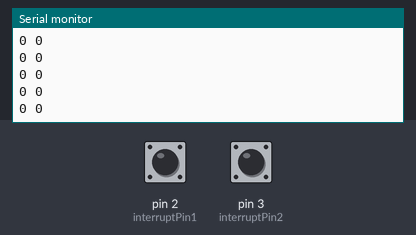
Simulated run of this sketch. Board: Arduino Uno, built with avr-gcc and run on an emulated ATmega328P. Shown: the last lines printed to the serial monitor. The test bench sets the inputs (shaded band); at power-on: pin 2 (interruptPin1) LOW, pin 3 (interruptPin2) LOW.

Above: at 1.2 s.
1.3 s: pin 2 (interruptPin1) pulled HIGH for 0.15 s
At 2.1 s:
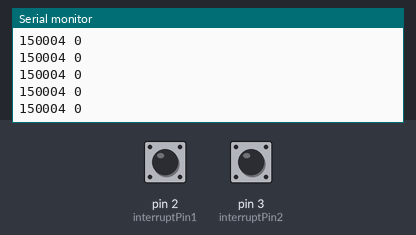
4.4 s: pin 3 (interruptPin2) pulled HIGH for 0.15 s
At 5.3 s:
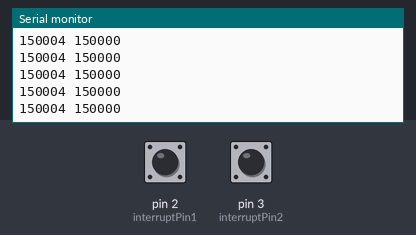
6.0 s: pin 2 (interruptPin1) pulled HIGH for 1 s
8.5 s: pin 3 (interruptPin2) pulled HIGH for 1 s
11.0 s: pin 2 (interruptPin1) pulsed HIGH 2 times (0.12 s each, 0.3 s apart)
At 11.8 s:
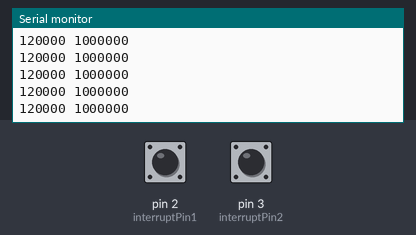
14.6 s: pin 2 (interruptPin1) pulled HIGH for 3.2 s
Timing chart, 0 to 17.6 s (numbered marks = the images above; inputs shaded):
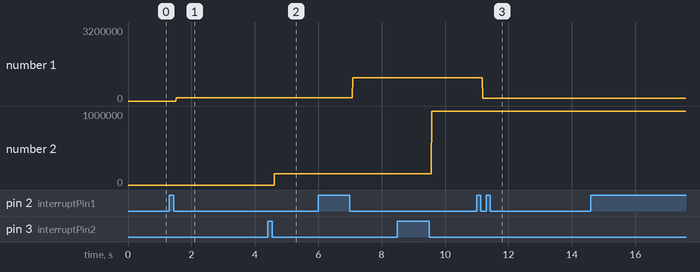

Measured:
- after the input at 1.3 s, the serial monitor: prints a new line after 0.22 s (image 1)
- after the input at 4.4 s, the serial monitor: prints a new line after 0.22 s (image 2)
- after the input at 11.0 s, the serial monitor: prints a new line after 0.19 s (image 3)
- plotted number 1: 0 → 150004 after the input at 1.3 s, 150004 → 1000004 after the input at 6.0 s, 1000004 → 120000 after the input at 11.0 s, 120000 → 3200000 after the input at 14.6 s
- plotted number 2: 0 → 150000 after the input at 4.4 s, 150000 → 1000000 after the input at 8.5 s

The sketch:

0626_analogValueTest.ino
```cpp
const byte interruptPin1 = 2;
const byte interruptPin2 = 3;

volatile unsigned long pwm_value[2] = {0,0};
volatile unsigned long timer[2] = {0,0};

void setup() {
  // put your setup code here, to run once:


  Serial.begin(9600);
  attachInterrupt(digitalPinToInterrupt(interruptPin1), calcPWM1, CHANGE);
  attachInterrupt(digitalPinToInterrupt(interruptPin2), calcPWM2, CHANGE);
}

void loop() {
  // put your main code here, to run repeatedly:
  duartion();
}

void calcPWM1(){
  if(digitalRead(interruptPin1) == HIGH){
    timer[0] = micros();
  }
  else{
    if(timer[0] != 0){
      pwm_value[0] = micros() - timer[0];
    }
  }
}

void calcPWM2(){
  if(digitalRead(interruptPin2) == HIGH){
    timer[1] = micros();
  }
  else{
    if(timer[1] != 0){
      pwm_value[1] = micros() - timer[1];
    }
  }
}

void duartion(){
  Serial.println(String(pwm_value[0]) + " " + String(pwm_value[1]));
}
```
